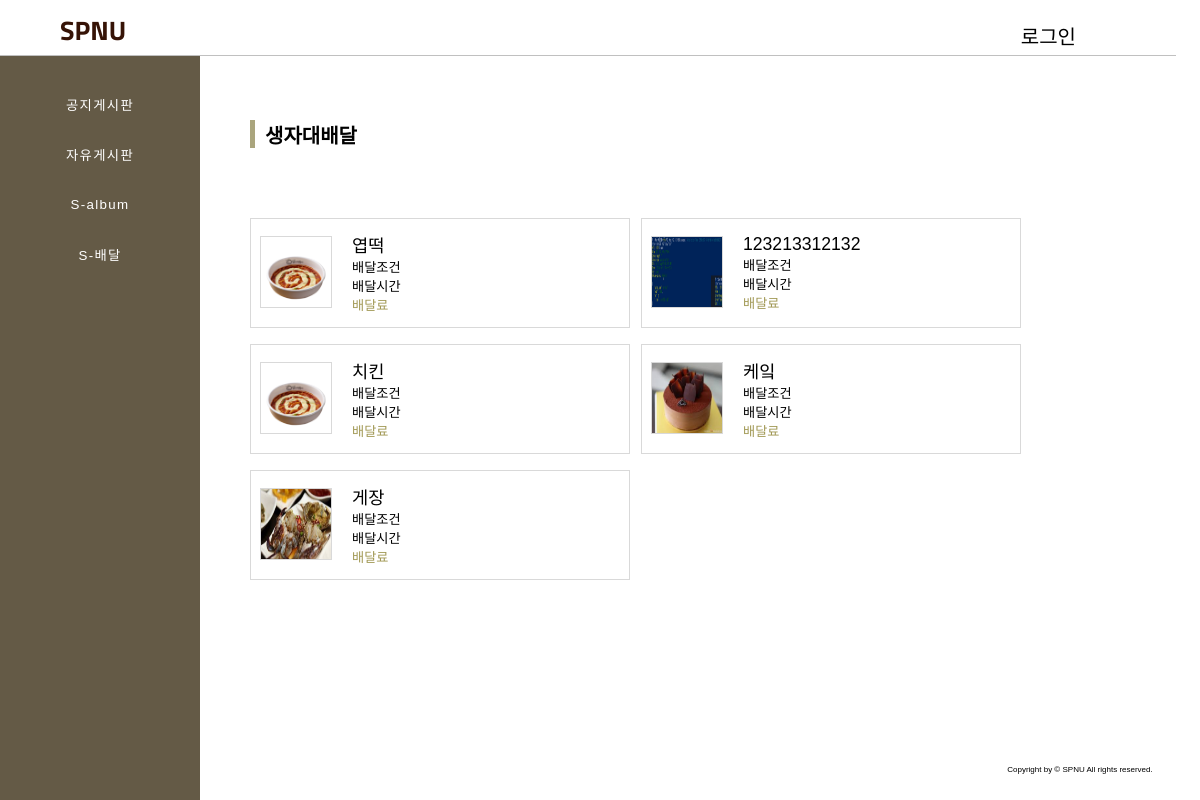
The app's page /delivery/ with its own data.
### delivery/models.py (models this page shows, shortened)
class DeliveryList(models.Model):
    title = models.CharField(max_length=100)
    image = models.ImageField(upload_to='image/', blank=True, null=True)
    description = models.CharField(max_length = 150)

### delivery/views.py (the view)
# urls.py: path('', include('delivery.urls')),
def delivery(request):
    delivery_lists = DeliveryList.objects.all()
    return render(request, 'delivery.html', {'delivery_lists' : delivery_lists})

### delivery/templates/delivery.html (shortened to what this page needs)
{% extends 'base.html' %}
{% block contents %}
{% load staticfiles %}
<div class="PageName">생자대배달</div>
<div class="pagecontent-delivery">
{% for delivery_list in delivery_lists %}
<div id="{{forloop.counter}}" class ="hello" >
<div class="DeliveryList-Container">
    <div class="restaurantBox" style="cursor : pointer;">
        <table class="restaurant-list-Table">
            <tbody class="restaurnt-list-tbody">
                <tr class="restaurnt-list-tr">
                    <td class="restaurnt-list-td" id="td1">
                        <div>
                            <img class="delivery-photo" src="{{delivery_list.image.url}}">
                        </div>
                    </td>
                    <td class="restaurnt-list-td" id="td2">
                        <div class="restaurants-info">
                            <div class="restaurant-name">{{delivery_list.title}}</div>
                            <div class="restaurant-deliveryCondition">배달조건</div>
                            <div class="restaurant-deliveryTime">배달시간</div>
                            <div class="restaurant-deliveryPrice">배달료</div>
                        </div>
                    </td>
                </tr>
            </tbody>
        </table>
    </div>
</div>
</div>
{% endfor %}
</div>
{% endblock contents %}

### main/static/css/test1.css (style rules this page uses)
body { font-family: 'Noto Sans KR', sans-serif; background-color : white; margin : 0; }
.PageName { width : 40%; height : 28px; border-left : 5px solid rgb(170,165,125); padding-left : 10px; margin-bottom : 12px; font-size : 15pt; font-weight: 800; }
table { width : 100%; height : 100%; border-collapse : collapse; }
tr, th { text-align : center; padding-left : 10px; }
td { padding-top : 7px; padding-bottom : 7px; font-size : 11pt; }
.delivery-photo { width : 100%; height : auto; }

### delivery/static/css/delivery.css (style rules this page uses)
.pagecontent-delivery { width : 100%; margin : 70px auto; height : 100%; }
.DeliveryList-Container { width : 380px; height : 108px; float : left; margin-bottom : 8px; margin-right : 11px; padding : 0 0 10px; }
.restaurantBox { position : relative; border : 1px solid #d9d9d9; padding : 0 8px; margin-bottom : 10px; box-sizing : border-box; }
.restaurant-list-Table { height : 108px; background-color : transparent; border-spacing : 0; border-collapse : collapse; border-color : grey; }
.restaurnt-list-tbody { display : table-row-group; vertical-align : middle; border-color : inherit; }
.restaurnt-list-tr { display : table-row; vertical-align : inherit; border-color : inherit; }
.restaurnt-list-td { display : table-cell; vertical-align : inherit; height : 100%; text-align : left; }
#td1 { width : 80px; height : 70px; }
.delivery-photo { width : 70px; height : 70px; border : 1px solid #d9d9d9; }
.restaurants-info { padding-left : 10px; }
.restaurant-name { font-size : 120%; width : 100%; }
.restaurant-deliveryCondition, .restaurant-deliveryTime { font-size : 90%; }
.restaurant-deliveryPrice { font-size : 90%; color : rgb(161, 152, 84); }

### records on screen
DeliveryList: image (picture), title "엽떡"
DeliveryList: image (picture), title "123213312132"
DeliveryList: image (picture), title "치킨"
DeliveryList: image (picture), title "케잌"
DeliveryList: image (picture), title "게장"
